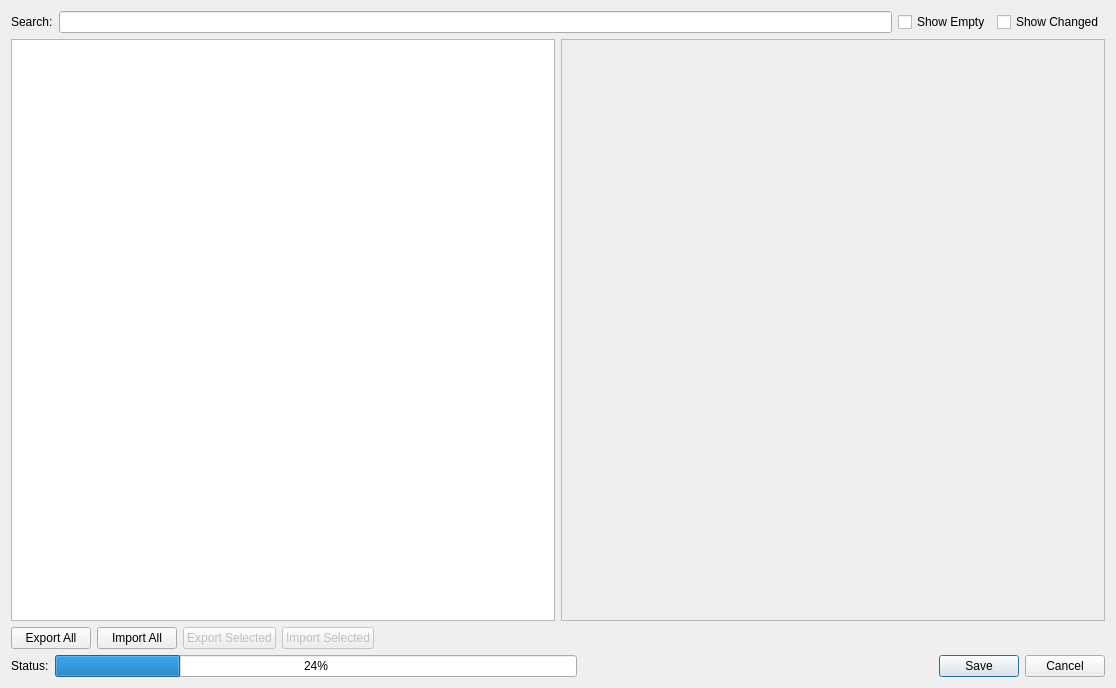
<?xml version="1.0" encoding="UTF-8"?>
<ui version="4.0">
 <class>SoundManagerDialog</class>
 <widget class="QDialog" name="SoundManagerDialog">
  <property name="geometry">
   <rect>
    <x>0</x>
    <y>0</y>
    <width>1116</width>
    <height>688</height>
   </rect>
  </property>
  <property name="windowTitle">
   <string>Dialog</string>
  </property>
  <layout class="QVBoxLayout" name="verticalLayout">
   <item>
    <layout class="QHBoxLayout" name="horizontalLayout_4">
     <item>
      <widget class="QLabel" name="labelSearch">
       <property name="text">
        <string>Search:</string>
       </property>
      </widget>
     </item>
     <item>
      <widget class="QLineEdit" name="lineEditSearch"/>
     </item>
     <item>
      <widget class="QCheckBox" name="checkBoxShowEmpty">
       <property name="text">
        <string>Show Empty</string>
       </property>
      </widget>
     </item>
     <item>
      <widget class="QCheckBox" name="checkBoxShowChanged">
       <property name="text">
        <string>Show Changed</string>
       </property>
      </widget>
     </item>
    </layout>
   </item>
   <item>
    <layout class="QHBoxLayout" name="horizontalLayout_2">
     <item>
      <widget class="QTreeView" name="treeViewEntries"/>
     </item>
     <item>
      <widget class="QScrollArea" name="scrollArea">
       <property name="widgetResizable">
        <bool>true</bool>
       </property>
       <widget class="QWidget" name="scrollAreaWidgetContents">
        <property name="geometry">
         <rect>
          <x>0</x>
          <y>0</y>
          <width>543</width>
          <height>573</height>
         </rect>
        </property>
        <layout class="QVBoxLayout" name="verticalLayout_2">
         <item>
          <layout class="QVBoxLayout" name="verticalLayout_Details"/>
         </item>
        </layout>
       </widget>
      </widget>
     </item>
    </layout>
   </item>
   <item>
    <layout class="QHBoxLayout" name="horizontalLayout">
     <property name="topMargin">
      <number>0</number>
     </property>
     <item>
      <widget class="QPushButton" name="pushButtonExportAll">
       <property name="accessibleName">
        <string>Export all sound project files</string>
       </property>
       <property name="text">
        <string>Export All</string>
       </property>
       <property name="shortcut">
        <string>Ctrl+E</string>
       </property>
      </widget>
     </item>
     <item>
      <widget class="QPushButton" name="pushButtonImportAll">
       <property name="accessibleName">
        <string>Import changed sound files</string>
       </property>
       <property name="text">
        <string>Import All</string>
       </property>
       <property name="shortcut">
        <string>Ctrl+I</string>
       </property>
      </widget>
     </item>
     <item>
      <widget class="QPushButton" name="pushButtonExportSelected">
       <property name="enabled">
        <bool>false</bool>
       </property>
       <property name="accessibleName">
        <string>Export the selected sound item</string>
       </property>
       <property name="text">
        <string>Export Selected</string>
       </property>
       <property name="shortcut">
        <string>Ctrl+Shift+E</string>
       </property>
       <property name="autoDefault">
        <bool>false</bool>
       </property>
      </widget>
     </item>
     <item>
      <widget class="QPushButton" name="pushButtonImportSelected">
       <property name="enabled">
        <bool>false</bool>
       </property>
       <property name="accessibleName">
        <string>Import the selected sound item</string>
       </property>
       <property name="text">
        <string>Import Selected</string>
       </property>
       <property name="shortcut">
        <string>Ctrl+Shift+I</string>
       </property>
       <property name="autoDefault">
        <bool>false</bool>
       </property>
      </widget>
     </item>
     <item>
      <spacer name="horizontalSpacer">
       <property name="orientation">
        <enum>Qt::Orientation::Horizontal</enum>
       </property>
       <property name="sizeHint" stdset="0">
        <size>
         <width>40</width>
         <height>20</height>
        </size>
       </property>
      </spacer>
     </item>
    </layout>
   </item>
   <item>
    <layout class="QHBoxLayout" name="horizontalLayout_3">
     <property name="sizeConstraint">
      <enum>QLayout::SizeConstraint::SetDefaultConstraint</enum>
     </property>
     <item>
      <widget class="QLabel" name="labelStatus">
       <property name="sizePolicy">
        <sizepolicy hsizetype="Preferred" vsizetype="Fixed">
         <horstretch>0</horstretch>
         <verstretch>0</verstretch>
        </sizepolicy>
       </property>
       <property name="text">
        <string>Status:</string>
       </property>
      </widget>
     </item>
     <item>
      <widget class="QProgressBar" name="progressBar">
       <property name="value">
        <number>24</number>
       </property>
      </widget>
     </item>
     <item>
      <widget class="QDialogButtonBox" name="buttonBox">
       <property name="orientation">
        <enum>Qt::Orientation::Horizontal</enum>
       </property>
       <property name="standardButtons">
        <set>QDialogButtonBox::StandardButton::Cancel|QDialogButtonBox::StandardButton::Save</set>
       </property>
      </widget>
     </item>
    </layout>
   </item>
  </layout>
 </widget>
 <resources/>
 <connections>
  <connection>
   <sender>buttonBox</sender>
   <signal>accepted()</signal>
   <receiver>SoundManagerDialog</receiver>
   <slot>accept()</slot>
   <hints>
    <hint type="sourcelabel">
     <x>248</x>
     <y>254</y>
    </hint>
    <hint type="destinationlabel">
     <x>157</x>
     <y>274</y>
    </hint>
   </hints>
  </connection>
  <connection>
   <sender>buttonBox</sender>
   <signal>rejected()</signal>
   <receiver>SoundManagerDialog</receiver>
   <slot>reject()</slot>
   <hints>
    <hint type="sourcelabel">
     <x>316</x>
     <y>260</y>
    </hint>
    <hint type="destinationlabel">
     <x>286</x>
     <y>274</y>
    </hint>
   </hints>
  </connection>
 </connections>
</ui>
